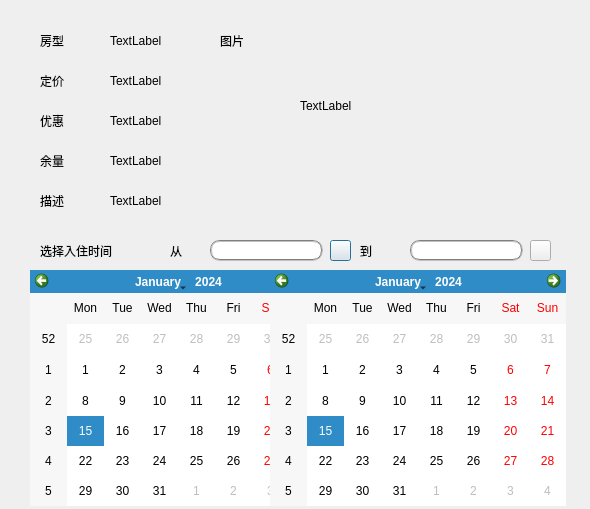
<?xml version="1.0" encoding="UTF-8"?>
<ui version="4.0">
 <class>orderroom</class>
 <widget class="QDialog" name="orderroom">
  <property name="geometry">
   <rect>
    <x>0</x>
    <y>0</y>
    <width>590</width>
    <height>509</height>
   </rect>
  </property>
  <property name="windowTitle">
   <string>预定</string>
  </property>
  <widget class="QLabel" name="label">
   <property name="geometry">
    <rect>
     <x>40</x>
     <y>30</y>
     <width>71</width>
     <height>21</height>
    </rect>
   </property>
   <property name="styleSheet">
    <string notr="true">font: 11pt &quot;方正清刻本悦宋简体&quot;;</string>
   </property>
   <property name="text">
    <string>房型</string>
   </property>
  </widget>
  <widget class="QLabel" name="label_2">
   <property name="geometry">
    <rect>
     <x>40</x>
     <y>70</y>
     <width>71</width>
     <height>21</height>
    </rect>
   </property>
   <property name="styleSheet">
    <string notr="true">font: 11pt &quot;方正清刻本悦宋简体&quot;;</string>
   </property>
   <property name="text">
    <string>定价</string>
   </property>
  </widget>
  <widget class="QLabel" name="label_3">
   <property name="geometry">
    <rect>
     <x>40</x>
     <y>110</y>
     <width>71</width>
     <height>21</height>
    </rect>
   </property>
   <property name="styleSheet">
    <string notr="true">font: 11pt &quot;方正清刻本悦宋简体&quot;;</string>
   </property>
   <property name="text">
    <string>优惠</string>
   </property>
  </widget>
  <widget class="QLabel" name="label_4">
   <property name="geometry">
    <rect>
     <x>220</x>
     <y>30</y>
     <width>71</width>
     <height>21</height>
    </rect>
   </property>
   <property name="styleSheet">
    <string notr="true">font: 11pt &quot;方正清刻本悦宋简体&quot;;</string>
   </property>
   <property name="text">
    <string>图片</string>
   </property>
  </widget>
  <widget class="QLabel" name="type">
   <property name="geometry">
    <rect>
     <x>110</x>
     <y>30</y>
     <width>101</width>
     <height>21</height>
    </rect>
   </property>
   <property name="styleSheet">
    <string notr="true">font: 11pt &quot;方正清刻本悦宋简体&quot;;</string>
   </property>
   <property name="text">
    <string>TextLabel</string>
   </property>
  </widget>
  <widget class="QLabel" name="price">
   <property name="geometry">
    <rect>
     <x>110</x>
     <y>70</y>
     <width>71</width>
     <height>21</height>
    </rect>
   </property>
   <property name="styleSheet">
    <string notr="true">font: 12pt &quot;方正字迹-典雅楷体简体&quot;;</string>
   </property>
   <property name="text">
    <string>TextLabel</string>
   </property>
  </widget>
  <widget class="QLabel" name="discount">
   <property name="geometry">
    <rect>
     <x>110</x>
     <y>110</y>
     <width>71</width>
     <height>21</height>
    </rect>
   </property>
   <property name="styleSheet">
    <string notr="true">font: 11pt &quot;方正清刻本悦宋简体&quot;;</string>
   </property>
   <property name="text">
    <string>TextLabel</string>
   </property>
  </widget>
  <widget class="QLabel" name="picture">
   <property name="geometry">
    <rect>
     <x>300</x>
     <y>40</y>
     <width>251</width>
     <height>131</height>
    </rect>
   </property>
   <property name="text">
    <string>TextLabel</string>
   </property>
   <property name="scaledContents">
    <bool>true</bool>
   </property>
  </widget>
  <widget class="QLabel" name="label_6">
   <property name="geometry">
    <rect>
     <x>40</x>
     <y>230</y>
     <width>121</width>
     <height>41</height>
    </rect>
   </property>
   <property name="styleSheet">
    <string notr="true">font: 11pt &quot;方正清刻本悦宋简体&quot;;</string>
   </property>
   <property name="text">
    <string>选择入住时间</string>
   </property>
  </widget>
  <widget class="QLabel" name="label_7">
   <property name="geometry">
    <rect>
     <x>170</x>
     <y>240</y>
     <width>21</width>
     <height>21</height>
    </rect>
   </property>
   <property name="styleSheet">
    <string notr="true">font: 11pt &quot;方正清刻本悦宋简体&quot;;</string>
   </property>
   <property name="text">
    <string>从</string>
   </property>
  </widget>
  <widget class="QLabel" name="label_8">
   <property name="geometry">
    <rect>
     <x>360</x>
     <y>240</y>
     <width>21</width>
     <height>21</height>
    </rect>
   </property>
   <property name="styleSheet">
    <string notr="true">font: 11pt &quot;方正清刻本悦宋简体&quot;;</string>
   </property>
   <property name="text">
    <string>到</string>
   </property>
  </widget>
  <widget class="QLineEdit" name="from">
   <property name="geometry">
    <rect>
     <x>210</x>
     <y>240</y>
     <width>113</width>
     <height>21</height>
    </rect>
   </property>
   <property name="styleSheet">
    <string notr="true">border:2px groove gray;border-radius:10px;padding:2px 4px</string>
   </property>
  </widget>
  <widget class="QLineEdit" name="to">
   <property name="geometry">
    <rect>
     <x>410</x>
     <y>240</y>
     <width>113</width>
     <height>21</height>
    </rect>
   </property>
   <property name="styleSheet">
    <string notr="true">border:2px groove gray;border-radius:10px;padding:2px 4px</string>
   </property>
  </widget>
  <widget class="QPushButton" name="opentime">
   <property name="geometry">
    <rect>
     <x>330</x>
     <y>240</y>
     <width>21</width>
     <height>21</height>
    </rect>
   </property>
   <property name="styleSheet">
    <string notr="true">QPushButton
{
border-image: url(:/Image/an1.png);
}
QPushButton:hover
{
border-image: url(:/Image/an2.png);
}
QPushButton:pressed
{
border-image: url(:/Image/an3.png);
}</string>
   </property>
   <property name="text">
    <string/>
   </property>
  </widget>
  <widget class="QPushButton" name="opentime_2">
   <property name="geometry">
    <rect>
     <x>530</x>
     <y>240</y>
     <width>21</width>
     <height>21</height>
    </rect>
   </property>
   <property name="styleSheet">
    <string notr="true">QPushButton
{
border-image: url(:/Image/an1.png);
}
QPushButton:hover
{
border-image: url(:/Image/an2.png);
}
QPushButton:pressed
{
border-image: url(:/Image/an3.png);
}</string>
   </property>
   <property name="text">
    <string/>
   </property>
  </widget>
  <widget class="QPushButton" name="confirm">
   <property name="geometry">
    <rect>
     <x>110</x>
     <y>430</y>
     <width>131</width>
     <height>41</height>
    </rect>
   </property>
   <property name="styleSheet">
    <string notr="true">QPushButton
{
border-image: url(:/Image/kuang8.png);
font: 100 11pt &quot;方正清刻本悦宋简体&quot;;
color:rgb(96, 14, 89)
}
QPushButton:hover
{
border-image: url(:/Image/kuang9.png);
font: 100 11pt &quot;方正清刻本悦宋简体&quot;;
color:rgb(148, 17, 137)
}
QPushButton:pressed
{
border-image: url(:/Image/kuang10.png);
font: 100 11pt &quot;方正清刻本悦宋简体&quot;;
color:rgb(86, 11, 80)
}</string>
   </property>
   <property name="text">
    <string>确认并支付</string>
   </property>
  </widget>
  <widget class="QLabel" name="label_5">
   <property name="geometry">
    <rect>
     <x>70</x>
     <y>340</y>
     <width>71</width>
     <height>21</height>
    </rect>
   </property>
   <property name="styleSheet">
    <string notr="true">font: 11pt &quot;方正清刻本悦宋简体&quot;;</string>
   </property>
   <property name="text">
    <string>入住人</string>
   </property>
  </widget>
  <widget class="QLabel" name="label_9">
   <property name="geometry">
    <rect>
     <x>70</x>
     <y>380</y>
     <width>91</width>
     <height>21</height>
    </rect>
   </property>
   <property name="styleSheet">
    <string notr="true">font: 11pt &quot;方正清刻本悦宋简体&quot;;</string>
   </property>
   <property name="text">
    <string>手机号码</string>
   </property>
  </widget>
  <widget class="QLineEdit" name="people">
   <property name="geometry">
    <rect>
     <x>230</x>
     <y>340</y>
     <width>191</width>
     <height>21</height>
    </rect>
   </property>
   <property name="styleSheet">
    <string notr="true">border:2px groove gray;border-radius:10px;padding:2px 4px</string>
   </property>
  </widget>
  <widget class="QLineEdit" name="phonenum">
   <property name="geometry">
    <rect>
     <x>230</x>
     <y>380</y>
     <width>191</width>
     <height>21</height>
    </rect>
   </property>
   <property name="styleSheet">
    <string notr="true">border:2px groove gray;border-radius:10px;padding:2px 4px</string>
   </property>
  </widget>
  <widget class="QPushButton" name="cancel">
   <property name="geometry">
    <rect>
     <x>320</x>
     <y>430</y>
     <width>101</width>
     <height>41</height>
    </rect>
   </property>
   <property name="styleSheet">
    <string notr="true">QPushButton
{
border-image: url(:/Image/kuang8.png);
font: 100 11pt &quot;方正清刻本悦宋简体&quot;;
color:rgb(96, 14, 89)
}
QPushButton:hover
{
border-image: url(:/Image/kuang9.png);
font: 100 11pt &quot;方正清刻本悦宋简体&quot;;
color:rgb(148, 17, 137)
}
QPushButton:pressed
{
border-image: url(:/Image/kuang10.png);
font: 100 11pt &quot;方正清刻本悦宋简体&quot;;
color:rgb(86, 11, 80)
}</string>
   </property>
   <property name="text">
    <string>取消</string>
   </property>
  </widget>
  <widget class="QLabel" name="label_10">
   <property name="geometry">
    <rect>
     <x>70</x>
     <y>300</y>
     <width>71</width>
     <height>21</height>
    </rect>
   </property>
   <property name="styleSheet">
    <string notr="true">font: 11pt &quot;方正清刻本悦宋简体&quot;;</string>
   </property>
   <property name="text">
    <string>数量</string>
   </property>
  </widget>
  <widget class="QSpinBox" name="roomnum">
   <property name="geometry">
    <rect>
     <x>230</x>
     <y>300</y>
     <width>41</width>
     <height>22</height>
    </rect>
   </property>
   <property name="styleSheet">
    <string notr="true">QTimeEdit::up-button,QDoubleSpinBox::up-button,QSpinBox::up-button {subcontrol-origin:border;
    subcontrol-position:right;
    image: url(:/Image/right.png);
    width: 12px;
    height: 20px;       
}
QTimeEdit::down-button,QDoubleSpinBox::down-button,QSpinBox::down-button {subcontrol-origin:border;
    subcontrol-position:left;
    image: url(:/Image/left.png);
    width: 12px;
    height: 20px;
}
QTimeEdit::up-button:pressed,QDoubleSpinBox::up-button:pressed,QSpinBox::up-button:pressed{subcontrol-origin:border;
    subcontrol-position:right;
    image: url(:/Image/right1.png);
    width: 12px;
    height: 20px;       
}
  
QTimeEdit::down-button:pressed,QDoubleSpinBox::down-button:pressed,QSpinBox::down-button:pressed,QSpinBox::down-button:pressed{
    subcontrol-position:left;
    image: url(:/Image/left1.png);
    width: 12px;
    height: 20px;
}</string>
   </property>
   <property name="minimum">
    <number>1</number>
   </property>
  </widget>
  <widget class="QCalendarWidget" name="calendarWidget">
   <property name="geometry">
    <rect>
     <x>30</x>
     <y>270</y>
     <width>296</width>
     <height>236</height>
    </rect>
   </property>
  </widget>
  <widget class="QCalendarWidget" name="calendarWidget_2">
   <property name="geometry">
    <rect>
     <x>270</x>
     <y>270</y>
     <width>296</width>
     <height>236</height>
    </rect>
   </property>
  </widget>
  <widget class="QLabel" name="label_11">
   <property name="geometry">
    <rect>
     <x>40</x>
     <y>150</y>
     <width>41</width>
     <height>21</height>
    </rect>
   </property>
   <property name="styleSheet">
    <string notr="true">font: 11pt &quot;方正清刻本悦宋简体&quot;;</string>
   </property>
   <property name="text">
    <string>余量</string>
   </property>
  </widget>
  <widget class="QLabel" name="lastnum">
   <property name="geometry">
    <rect>
     <x>110</x>
     <y>150</y>
     <width>71</width>
     <height>21</height>
    </rect>
   </property>
   <property name="styleSheet">
    <string notr="true">font: 12pt &quot;方正字迹-典雅楷体简体&quot;;</string>
   </property>
   <property name="text">
    <string>TextLabel</string>
   </property>
  </widget>
  <widget class="QLabel" name="label_12">
   <property name="geometry">
    <rect>
     <x>40</x>
     <y>190</y>
     <width>41</width>
     <height>21</height>
    </rect>
   </property>
   <property name="styleSheet">
    <string notr="true">font: 11pt &quot;方正清刻本悦宋简体&quot;;</string>
   </property>
   <property name="text">
    <string>描述</string>
   </property>
  </widget>
  <widget class="QLabel" name="description">
   <property name="geometry">
    <rect>
     <x>110</x>
     <y>190</y>
     <width>321</width>
     <height>21</height>
    </rect>
   </property>
   <property name="styleSheet">
    <string notr="true">font: 11pt &quot;方正清刻本悦宋简体&quot;;</string>
   </property>
   <property name="text">
    <string>TextLabel</string>
   </property>
  </widget>
  <widget class="QLabel" name="tip">
   <property name="geometry">
    <rect>
     <x>460</x>
     <y>380</y>
     <width>111</width>
     <height>21</height>
    </rect>
   </property>
   <property name="styleSheet">
    <string notr="true">font: 9pt &quot;方正清刻本悦宋简体&quot;;</string>
   </property>
   <property name="text">
    <string>手机号不规范</string>
   </property>
  </widget>
  <zorder>tip</zorder>
  <zorder>label</zorder>
  <zorder>label_2</zorder>
  <zorder>label_3</zorder>
  <zorder>label_4</zorder>
  <zorder>type</zorder>
  <zorder>price</zorder>
  <zorder>discount</zorder>
  <zorder>picture</zorder>
  <zorder>label_6</zorder>
  <zorder>label_7</zorder>
  <zorder>label_8</zorder>
  <zorder>from</zorder>
  <zorder>to</zorder>
  <zorder>opentime</zorder>
  <zorder>opentime_2</zorder>
  <zorder>confirm</zorder>
  <zorder>label_5</zorder>
  <zorder>label_9</zorder>
  <zorder>people</zorder>
  <zorder>phonenum</zorder>
  <zorder>cancel</zorder>
  <zorder>label_10</zorder>
  <zorder>roomnum</zorder>
  <zorder>calendarWidget</zorder>
  <zorder>calendarWidget_2</zorder>
  <zorder>label_11</zorder>
  <zorder>lastnum</zorder>
  <zorder>label_12</zorder>
  <zorder>description</zorder>
 </widget>
 <resources/>
 <connections/>
</ui>
